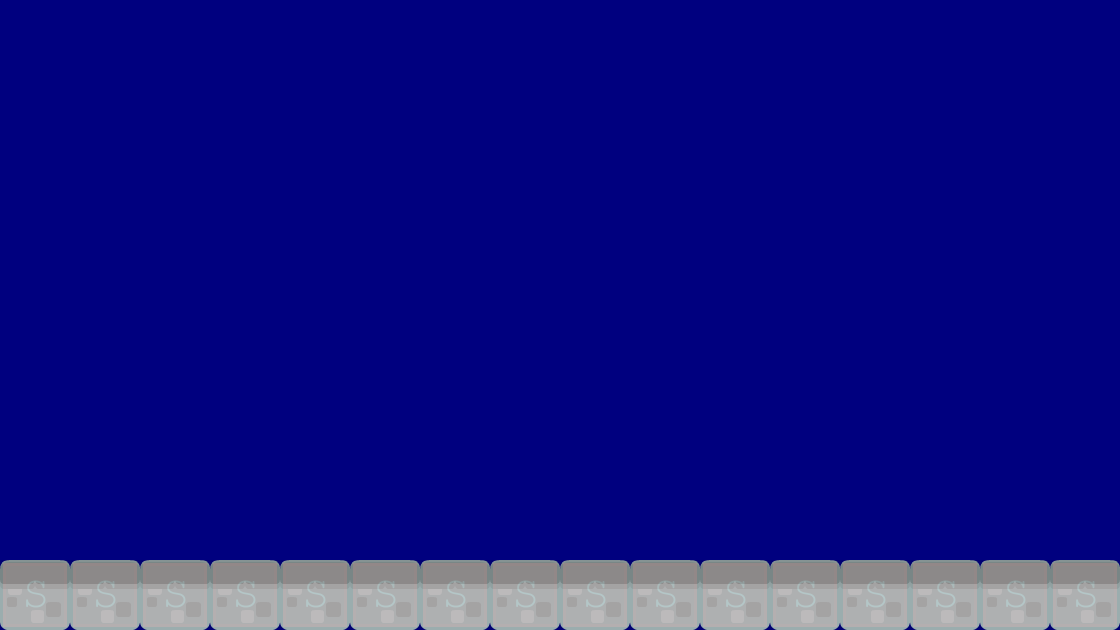

This is a level from a 2D game, rendered from its Tiled map with the project's own tilesets. A one-line summary and the map file follow, with tile-layer data summarised:
An orthogonal 16x9 tile map with 70x70 px tiles, 2 tile layers (background, collision), 2 tilesets.

<map version="1.0" orientation="orthogonal" renderorder="right-down" width="16" height="9" tilewidth="70" tileheight="70" backgroundcolor="#00007f">
 <tileset firstgid="1" name="background-tiles" tilewidth="70" tileheight="70">
  <image source="../img/background-tiles.png" width="910" height="910" />
 </tileset>
 <tileset firstgid="170" name="meta-tiles" tilewidth="70" tileheight="70">
  <image source="../img/meta-tiles.png" width="350" height="70" />
  <tile id="4">
   <properties>
    <property name="type" value="solid" />
   </properties>
  </tile>
 </tileset>
 <layer name="background" width="16" height="9">
  <data>[144 cells, 16 non-empty, 1 distinct tile ids]</data>
 </layer>
 <layer name="collision" width="16" height="9" opacity="0.1">
  <properties>
   <property name="type" value="solid" />
  </properties>
  <data>[144 cells, 16 non-empty, 1 distinct tile ids]</data>
 </layer>
</map>
